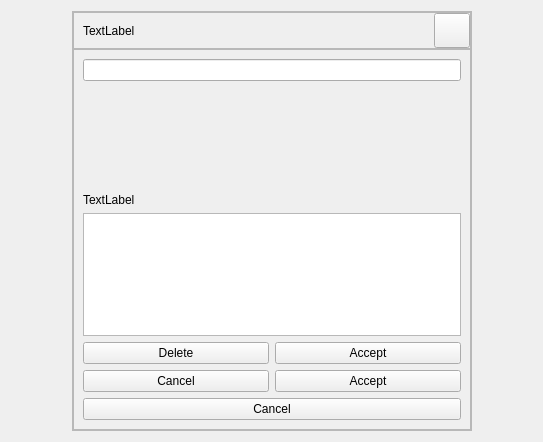
<?xml version="1.0" encoding="UTF-8"?>
<ui version="4.0">
 <class>Popup</class>
 <widget class="QFrame" name="Popup">
  <property name="geometry">
   <rect>
    <x>0</x>
    <y>0</y>
    <width>543</width>
    <height>442</height>
   </rect>
  </property>
  <property name="windowTitle">
   <string>Frame</string>
  </property>
  <layout class="QGridLayout" name="gridLayout">
   <item row="0" column="1">
    <spacer name="verticalSpacer">
     <property name="orientation">
      <enum>Qt::Vertical</enum>
     </property>
     <property name="sizeHint" stdset="0">
      <size>
       <width>20</width>
       <height>40</height>
      </size>
     </property>
    </spacer>
   </item>
   <item row="1" column="2">
    <spacer name="horizontalSpacer_2">
     <property name="orientation">
      <enum>Qt::Horizontal</enum>
     </property>
     <property name="sizeHint" stdset="0">
      <size>
       <width>40</width>
       <height>20</height>
      </size>
     </property>
    </spacer>
   </item>
   <item row="1" column="0">
    <spacer name="horizontalSpacer">
     <property name="orientation">
      <enum>Qt::Horizontal</enum>
     </property>
     <property name="sizeHint" stdset="0">
      <size>
       <width>40</width>
       <height>20</height>
      </size>
     </property>
    </spacer>
   </item>
   <item row="1" column="1">
    <widget class="QFrame" name="popupFrame">
     <property name="minimumSize">
      <size>
       <width>400</width>
       <height>0</height>
      </size>
     </property>
     <property name="frameShape">
      <enum>QFrame::StyledPanel</enum>
     </property>
     <property name="frameShadow">
      <enum>QFrame::Raised</enum>
     </property>
     <layout class="QGridLayout" name="gridLayout_2">
      <property name="leftMargin">
       <number>0</number>
      </property>
      <property name="topMargin">
       <number>0</number>
      </property>
      <property name="rightMargin">
       <number>0</number>
      </property>
      <property name="bottomMargin">
       <number>0</number>
      </property>
      <property name="spacing">
       <number>0</number>
      </property>
      <item row="0" column="0">
       <widget class="QFrame" name="popupTitleFrame">
        <property name="frameShape">
         <enum>QFrame::StyledPanel</enum>
        </property>
        <property name="frameShadow">
         <enum>QFrame::Raised</enum>
        </property>
        <layout class="QGridLayout" name="gridLayout_3">
         <property name="leftMargin">
          <number>9</number>
         </property>
         <property name="topMargin">
          <number>0</number>
         </property>
         <property name="rightMargin">
          <number>0</number>
         </property>
         <property name="bottomMargin">
          <number>0</number>
         </property>
         <item row="0" column="0">
          <widget class="QLabel" name="popupTitle">
           <property name="text">
            <string>TextLabel</string>
           </property>
          </widget>
         </item>
         <item row="0" column="1">
          <widget class="QToolButton" name="closeButton">
           <property name="minimumSize">
            <size>
             <width>35</width>
             <height>35</height>
            </size>
           </property>
           <property name="text">
            <string/>
           </property>
           <property name="iconSize">
            <size>
             <width>28</width>
             <height>28</height>
            </size>
           </property>
          </widget>
         </item>
        </layout>
       </widget>
      </item>
      <item row="1" column="0">
       <widget class="QFrame" name="popupContentFrame">
        <property name="frameShape">
         <enum>QFrame::StyledPanel</enum>
        </property>
        <property name="frameShadow">
         <enum>QFrame::Raised</enum>
        </property>
        <layout class="QGridLayout" name="gridLayout_4">
         <item row="2" column="3">
          <spacer name="thumbnailSpacerRight">
           <property name="orientation">
            <enum>Qt::Horizontal</enum>
           </property>
           <property name="sizeHint" stdset="0">
            <size>
             <width>40</width>
             <height>20</height>
            </size>
           </property>
          </spacer>
         </item>
         <item row="7" column="0" colspan="4">
          <widget class="QPushButton" name="cancelButton">
           <property name="text">
            <string>Cancel</string>
           </property>
          </widget>
         </item>
         <item row="2" column="1" colspan="2">
          <widget class="QLabel" name="thumbnail">
           <property name="sizePolicy">
            <sizepolicy hsizetype="Fixed" vsizetype="Fixed">
             <horstretch>0</horstretch>
             <verstretch>0</verstretch>
            </sizepolicy>
           </property>
           <property name="minimumSize">
            <size>
             <width>100</width>
             <height>100</height>
            </size>
           </property>
           <property name="text">
            <string/>
           </property>
          </widget>
         </item>
         <item row="6" column="0" colspan="2">
          <widget class="QPushButton" name="cancelButton_2">
           <property name="text">
            <string>Cancel</string>
           </property>
          </widget>
         </item>
         <item row="5" column="2" colspan="2">
          <widget class="QPushButton" name="acceptButton">
           <property name="text">
            <string>Accept</string>
           </property>
          </widget>
         </item>
         <item row="6" column="2" colspan="2">
          <widget class="QPushButton" name="acceptButton_2">
           <property name="text">
            <string>Accept</string>
           </property>
          </widget>
         </item>
         <item row="2" column="0">
          <spacer name="thumbnailSpacerLeft">
           <property name="orientation">
            <enum>Qt::Horizontal</enum>
           </property>
           <property name="sizeHint" stdset="0">
            <size>
             <width>40</width>
             <height>20</height>
            </size>
           </property>
          </spacer>
         </item>
         <item row="4" column="0" colspan="4">
          <widget class="QListView" name="informationList"/>
         </item>
         <item row="5" column="0" colspan="2">
          <widget class="QPushButton" name="deleteButton">
           <property name="text">
            <string>Delete</string>
           </property>
          </widget>
         </item>
         <item row="0" column="0" colspan="4">
          <widget class="QLineEdit" name="lineEdit"/>
         </item>
         <item row="3" column="0">
          <widget class="QLabel" name="fileName">
           <property name="text">
            <string>TextLabel</string>
           </property>
          </widget>
         </item>
        </layout>
       </widget>
      </item>
     </layout>
    </widget>
   </item>
   <item row="2" column="1">
    <spacer name="verticalSpacer_2">
     <property name="orientation">
      <enum>Qt::Vertical</enum>
     </property>
     <property name="sizeHint" stdset="0">
      <size>
       <width>20</width>
       <height>40</height>
      </size>
     </property>
    </spacer>
   </item>
  </layout>
 </widget>
 <resources/>
 <connections/>
</ui>
